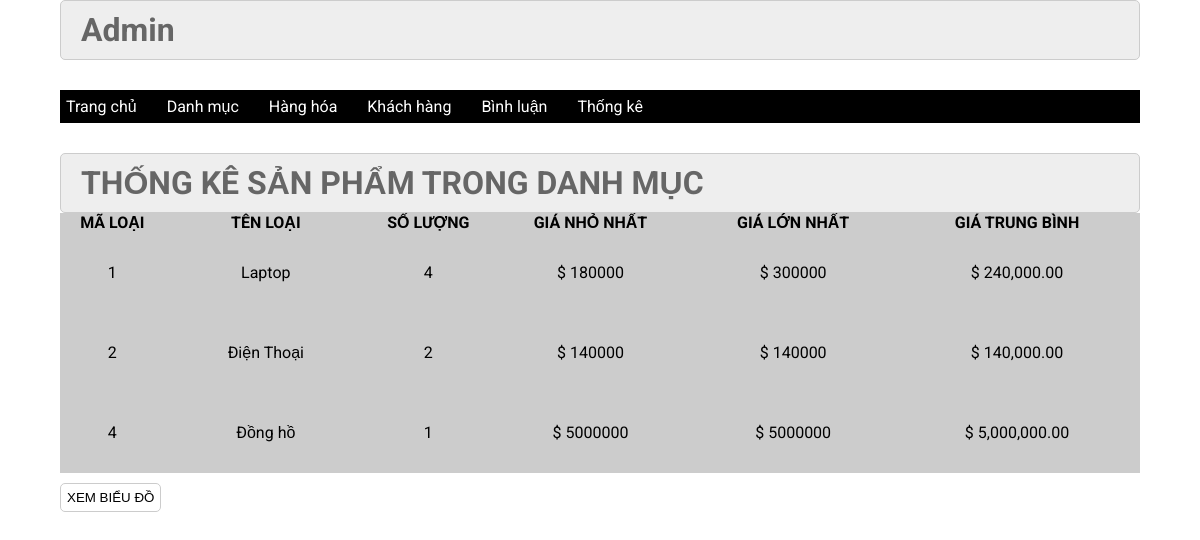
The page /duanmau2024/admin/index.php?act=thongke on the database its author committed.
### tables this page shows
CREATE TABLE `danhmuc` (
  `id` int(11) NOT NULL,
  `name` varchar(255) NOT NULL
);

### duanmau2024/model/pdo.php (called while the page is built, shortened)
<?php
function pdo_get_connection(){
    $dburl = "mysql:host=localhost;dbname=duanmau2023;charset=utf8";
    $username = 'root';
    $password = '';
    $conn = new PDO($dburl, $username, $password);
    $conn->setAttribute(PDO::ATTR_ERRMODE, PDO::ERRMODE_EXCEPTION);
    return $conn;
}
function pdo_query($sql){
    $sql_args = array_slice(func_get_args(), 1);
    try{
        $conn = pdo_get_connection();
        $stmt = $conn->prepare($sql);
        $stmt->execute($sql_args);
        $rows = $stmt->fetchAll();
        return $rows;
    }
    catch(PDOException $e){
        throw $e;
    }
    finally{
        unset($conn);
    }
}

### duanmau2024/model/thongke.php (called while the page is built)
<?php
function load_thongke_sanpham_danhmuc() {
    $sql = "SELECT dm.id, dm.name, COUNT(*) as soluong, MIN(price) as gia_min,
        Max(price) as gia_max, AVG(price) as gia_avg
        FROM danhmuc dm
        JOIN sanpham sp
        ON dm.id = sp.iddm
        GROUP BY dm.id, dm.name
        ORDER BY soluong DESC";
    return pdo_query($sql);
}
?>

### duanmau2024/admin/thongke/list.php (the view)
<div class="row2">
         <div class="row2 font_title">
          <h1>THỐNG KÊ SẢN PHẨM TRONG DANH MỤC</h1>
         </div>
         <div class="row2 form_content ">
          <form action="#" method="POST">
           <div class="row2 mb10 formds_loai">
           <table>
            <tr>
                <th>MÃ LOẠI</th>
                <th>TÊN LOẠI</th>
                <th>SỐ LƯỢNG</th>
                <th>GIÁ NHỎ NHẤT</th>
                <th>GIÁ LỚN NHẤT</th>
                <th>GIÁ TRUNG BÌNH</th>
            </tr>
            <?php
                foreach($dsthongke as $thongke) {
                    extract($thongke);
            ?>
            <tr>
                <td><?=$id?></td>
                <td><?=$name?></td>
                <td><?=$soluong?></td>
                <td>$ <?=$gia_min?></td>
                <td>$ <?=$gia_max?></td>
                <td>$ <?=number_format($gia_avg,2)?></td>
            </tr>
            <?php } ?>
           </table>
           </div>
           <div class="row mb10 ">
            <a href="index.php?act=thongkebieudo"> <input  class="mr20" type="button" value="XEM BIỂU ĐỒ"></a>
           </div>
          </form>
         </div>
        </div>

### duanmau2024/admin/header.php (shortened to what this page needs)
<!DOCTYPE html>
<html lang="en">
<head>
    <link rel="stylesheet" href="../view/css/css.css">
</head>
<body>
    <div class="boxcenter">
       <header>
        <div class="row mb header_admin">
            <h1>Admin</h1>
        </div>
        <div class="row mb menu">
            <ul>
              <li><a href="index.php">Trang chủ</a></li>
              <li><a href="index.php?act=adddm">Danh mục</a></li>
              <li><a href="index.php?act=addsp">Hàng hóa</a></li>
              <li><a href="index.php?act=dskh">Khách hàng</a></li>
              <li><a href="index.php?act=dsbl">Bình luận</a></li>
              <li><a href="index.php?act=thongke">Thống kê</a></li>
            </ul>
        </div>
      </header>

### duanmau2024/admin/index.php (shortened to what this page needs)
<?php
include "../model/pdo.php";
include "../model/thongke.php";
include "header.php";
if (isset($_GET['act'])) {
    $act = $_GET['act'];
    switch ($act) {
        case 'thongke':
            $dsthongke = load_thongke_sanpham_danhmuc();
            include "thongke/list.php";
            break;
    }
} else {
    include "home.php";
}
include "footer.php";

### duanmau2024/admin/footer.php
</body>
</html>

### duanmau2024/view/css/css.css (style rules this page uses)
:root { --white-color:#fff; --black-color:#000; --text-color:#333; }
* { margin:0; padding:0; box-sizing:border-box; }
body { font-family:'Roboto', sans-serif; }
.boxcenter { width:90%; margin:0 auto; }
.row { display:flex; width:100%; }
.row2 { float:left; width:100%; }
.mb { margin-bottom:30px; }
.mb10 { margin-bottom:10px; }
.menu { background:black; border:1px solid #000; padding:5px; height:33px; }
.menu ul { display:flex; align-items:center; gap:30px; }
.menu ul li { list-style:none; }
.menu li a { color:white; text-decoration:none; }
form { text-align:center; }
.form_account input[type="reset"], .form_account input[type="submit"], .form_content input[type="submit"], .form_content input[type="reset"], .form_content input[type="button"] { padding:6px; background:white; border:1px solid #CCC; border-radius:5px; }
.header_admin { background-color:#EEE; border:1px #CCC solid; color:#666; border-radius:5px; padding:10px 20px; }
.header_admin h1 { font-size:2vv; }
.font_title { background-color:#EEE; border:1px #CCC solid; color:#666; border-radius:5px; padding:10px 20px; }
.mr20 { margin-right:10px; }
.formds_loai table { width:100%; border-collapse:collapse; background-color:#ccc; padding:20px; }
.formds_loai table td { padding:10px 20px; border:1px #ccc solid; padding:30px; }

### rows shown on the page
danhmuc: id "1", name "Laptop", soluong "4", gia_min "180000", gia_max "300000", gia_avg "240,000.00"
danhmuc: id "2", name "Điện Thoại", soluong "2", gia_min "140000", gia_max "140000", gia_avg "140,000.00"
danhmuc: id "4", name "Đồng hồ", soluong "1", gia_min "5000000", gia_max "5000000", gia_avg "5,000,000.00"
